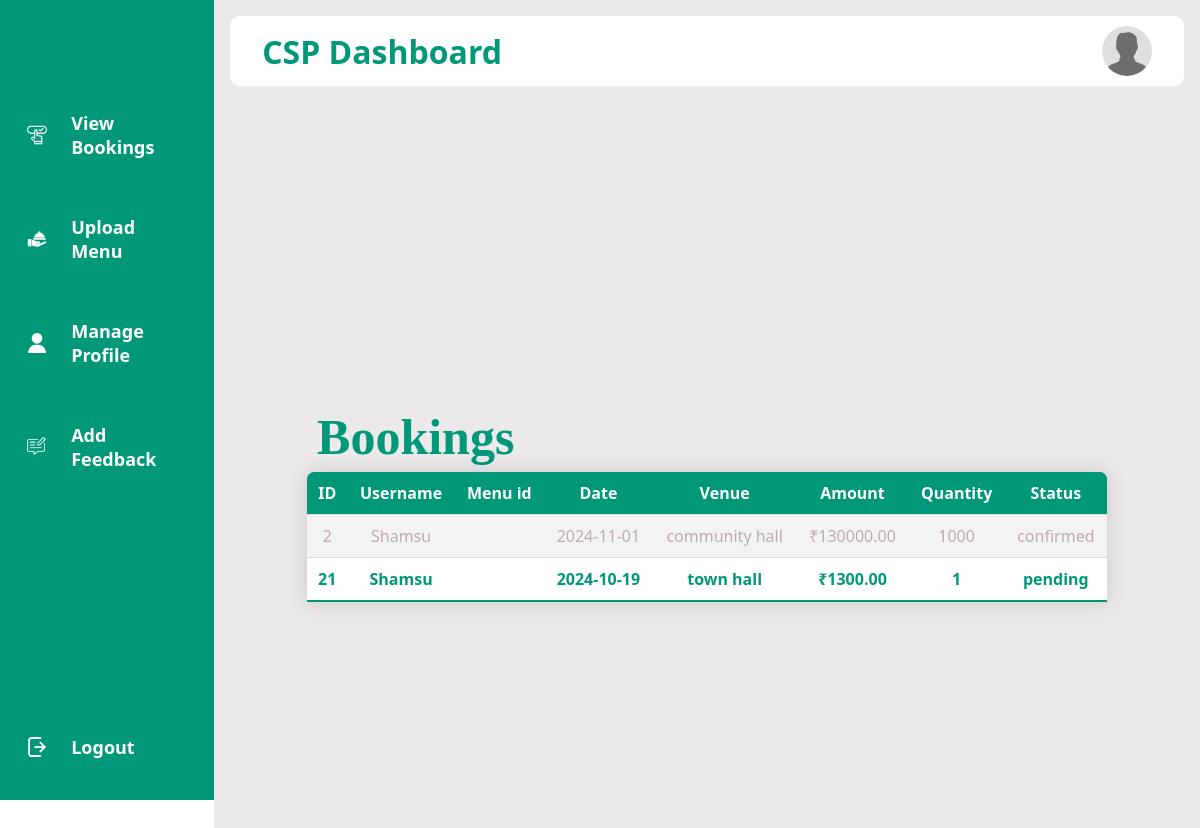
/managebooking.php (signed in), run on the app's committed database.
### tables this page shows
CREATE TABLE `bookings` (
  `booking_id` int(11) NOT NULL,
  `user_id` int(11) NOT NULL,
  `csp_id` int(11) NOT NULL,
  `menu_id` int(11) DEFAULT NULL,
  `venue` varchar(255) NOT NULL,
  `event_date` date NOT NULL,
  `quantity` int(11) NOT NULL DEFAULT 1,
  `advance_payment` decimal(10,2) NOT NULL,
  `total_price` decimal(10,2) NOT NULL,
  `created_at` timestamp NOT NULL DEFAULT current_timestamp(),
  `status` enum('confirmed','pending','rejected') NOT NULL DEFAULT 'pending'
);

CREATE TABLE `user` (
  `userid` int(10) NOT NULL,
  `name` varchar(30) NOT NULL,
  `phno` varchar(15) NOT NULL,
  `email` varchar(50) NOT NULL,
  `password` varchar(30) NOT NULL,
  `usertype` varchar(30) NOT NULL,
  `status` varchar(50) NOT NULL
);

### managebooking.php (the view, shortened to what this page needs)
<?php
$dbconnect = mysqli_connect("localhost", "root", "", "caterease");
$csp_id = $_SESSION['cspid'];
$booking_query = "SELECT * FROM bookings WHERE csp_id = '$csp_id'";
$booking_result = mysqli_query($dbconnect, $booking_query);
?>
<!DOCTYPE html>
<html lang="en">
<head>
    <link rel="stylesheet" href="style/style.css">
</head>
<body class="adm">
    <div class="sidebar">
        <div class="logo">
        </div>
        <ul class="menu">
            <li>
                <a href="managebooking.php">
                    <img src="images/booking.png" alt="">
                </a>
            </li>
            <li>
                <a href="uploadmenu.php">
                    <img src="images/food-service.png" alt="">
                </a>
            </li>
            <li>
                <a href="manageprofile.php">
                    <img src="images/user.png" alt="">
                </a>
            </li>
            <li>
                <a href="feedback.php">
                    <img src="images/feedback.png" alt="">
                </a>
            </li>
            <li class="logout">
                <a href="login.php">
                    <img src="images/logout.png" alt="">
                </a>
            </li>
        </ul>
    </div>
    <div class="maincontent">
        <div class="wrapper">
            <div class="title">
                <h1>CSP Dashboard</h1>
            </div>
            <div class="info">
                <img src="images/guest-user-250x250.jpg" alt="">
            </div>
        </div>
        <div class="vuser">
            <div class="head">
                <h1>Bookings</h1>
            </div>
            <table>
                <tr>
                    <th>ID</th>
                    <th>Username</th>
                    <th>Menu id</th>
                    <th>Date</th>
                    <th>Venue</th>
                    <th>Amount</th>
                    <th>Quantity</th>
                    <th>Status</th>
                </tr>
                <?php
                if (mysqli_num_rows($booking_result) > 0) {
                    while ($booking_data = mysqli_fetch_assoc($booking_result)) {
                        $user_id = $booking_data['user_id'];
                        $user_query = "SELECT name FROM user WHERE userid='$user_id'";
                        $user_result = mysqli_query($dbconnect, $user_query);
                        $user_data = mysqli_fetch_assoc($user_result);
                        $username = htmlspecialchars($user_data['name']);
                        echo "<tr class='hover'>";
                        echo "<td>" . htmlspecialchars($booking_data['booking_id']) . "</td>";
                        echo "<td>" . $username . "</td>";
                        echo "<td>" . htmlspecialchars($booking_data['menu_id']) . "</td>";
                        echo "<td>" . htmlspecialchars($booking_data['event_date']) . "</td>";
                        echo "<td>" . htmlspecialchars($booking_data['venue']) . "</td>";
                        echo "<td>₹" . htmlspecialchars($booking_data['total_price']) . "</td>";
                        echo "<td>" . htmlspecialchars($booking_data['quantity']) . "</td>";
                        echo "<td><p>" . htmlspecialchars($booking_data['status']) . "</p></td>";
                        echo "</tr>";
                    }
                } else {
                    echo "<tr><td colspan='7'>No bookings found.</td></tr>";
                }
                ?>
            </table>
        </div>
    </div>
</body>
</html>

### style/style.css (style rules this page uses)
* { margin: 0; padding: 0; font-family: system-ui, -apple-system, BlinkMacSystemFont, 'Segoe UI', Roboto, Oxygen, Ubuntu, Cantarell, 'Open Sans', 'Helvetica Neue', sans-serif; }
* { margin: 0; padding: 0; }
.wrapper { width:85%; margin: 0 auto; }
div.vuser { display: flex; justify-content: center; flex-direction: column; align-items: center; height: 100vh; }
div.vuser div.head { height:70px; display: flex; justify-content: space-between; align-items: center; width: 800px; }
div.vuser div.head h1 { font-size: 50px; font-family: serif; color: #009879; margin-left: 10px; }
div.vuser table { background-color: #008080; color: white; width: 800px; border-radius: 8px 8px 0 0; overflow: hidden; box-shadow: 0 0 20px rgb(0,0,0,0.15); }
div.vuser table,th { height: 40px; }
div.vuser table,th,td { border-collapse:collapse ; padding: 10px; align-items: center; text-align: center; }
div.vuser table tr { background-color: #009879; border-bottom: 1px solid #dddddd; }
div.vuser table tr.hover { background-color: rgb(255, 255, 255); color: rgb(189, 171, 171); border-bottom: 1px solid #dddddd; }
div.vuser table tr.hover:nth-of-type(even) { background-color: #f3f3f3; }
div.vuser table tr.hover:last-of-type { border-bottom: 2px solid #009879; }
div.vuser table tr.hover:nth-child(3) { font-weight: bold; color: #009879; }
* { margin: 0; padding: 0; border: none; outline: none; box-sizing: border-box; font-family: system-ui, -apple-system, BlinkMacSystemFont, 'Segoe UI', Roboto, Oxygen, Ubuntu, Cantarell, 'Open Sans', 'Helvetica Neue', sans-serif; }
body.adm { display: flex; }
div.sidebar { position: sticky; top: 0; left: 0; bottom: 0; width: 80px; height: 100vh; padding: 0 1.7rem; color: #fff; transition: all 0.5s linear; background-color: #009879; overflow: hidden; }
div.sidebar div.logo { height: 80px; padding: 16px; }
div.sidebar ul.menu { height: 88%; position: relative; list-style: none; padding: 0; }
div.sidebar ul.menu li { padding: 25px; padding-left: 0; margin: 6px 0; border-radius: 8px; transition: all 0.5s linear; }
div.sidebar ul.menu li a { color: #fff; font-size: 18px; font-weight: 600; text-decoration: none; display: flex; align-items: center; gap: 1.5rem; }
div.sidebar ul.menu li a img { width: 20px; }
div.sidebar ul.menu li.logout { position: absolute; bottom: 0; left: 0; width: 100%; }
div.maincontent { position: relative; background-color: #ebe9e9; width: 100%; padding: 1rem; }
div.maincontent div.wrapper img { width: 50px; height: 50px; cursor: pointer; border-radius: 50%; }
div.maincontent div.wrapper { display: flex; justify-content: space-between; align-items: center; flex-wrap: wrap; background: #fff; border-radius: 10px; padding: 10px 2rem; margin-bottom: 1rem; width: 100%; }
div.maincontent div.wrapper div.title { color: #009879; }
div.maincontent div.wrapper div.info { display: flex; align-items: center; gap: 1rem; }
div.vuser1 table,th { height: 40px; }
div.vuser1 table,th,td { border-collapse:collapse ; padding: 10px; align-items: center; text-align: center; }

### data on the page
bookings: user.name "Shamsu", event_date "2024-11-01", venue "community hall", total_price "130000.00", quantity "1000", status "confirmed"
bookings: user.name "Shamsu", event_date "2024-10-19", venue "town hall", total_price "1300.00", quantity "1", status "pending"
